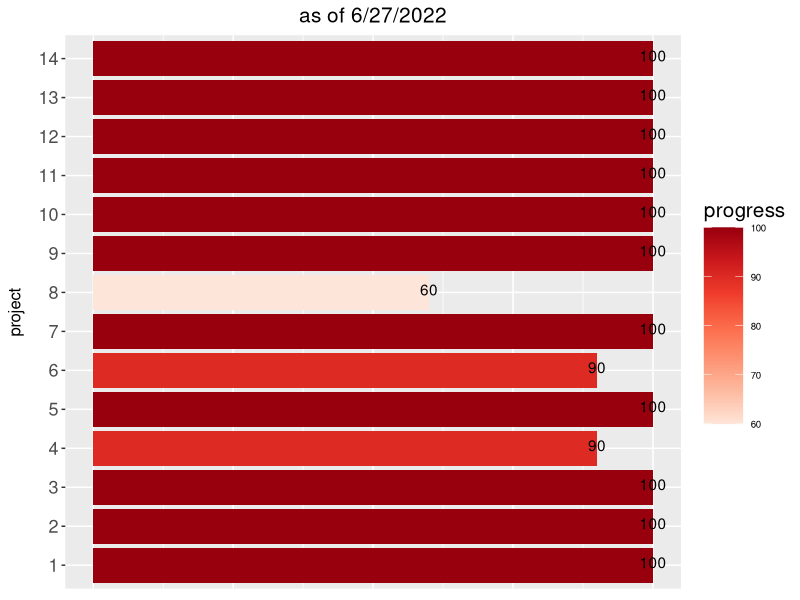

Recreate this plot in R.
## ---- chunk 1
knitr::opts_chunk$set(echo = TRUE)
library(tidyverse)
## ---- chunk 2
###### https://rstudio-pubs-static.s3.amazonaws.com/215319_ac67755c296b441dac7b24b48fc30156.html
project_progress=data.frame(project=seq(1,14), progress=c(100, 100, 100, 90, 100, 90, 100, 60, 100, 100, 100, 100,100,100))
bp.y <- ggplot(data =project_progress, aes(x = factor(project), y = progress)) + 
    geom_bar(stat = "identity", aes(fill = progress))+ 
  labs(x = "project")+
  geom_text(aes(label=progress), position=position_dodge(width=0.8), vjust=0.25, color="black")+  # add numbers over bars+
coord_flip()+ 
 theme_gray() +
    theme(axis.title.x = element_blank(), axis.text.x = element_blank(),
          axis.ticks.x = element_blank(), axis.text.y = element_text(size = 13), 
          axis.title.y = element_text(size = 12, margin = margin(0,10,0,0), angle =90 ), # this adjusts "project" on y axis 
          legend.position="none") + 
    scale_fill_distiller(name = "progress", palette = "Reds", direction = 1) + 
  theme(legend.position = "right", legend.direction = "vertical",
          legend.title = element_text(size = 15), legend.key.size = unit(1,"cm"),
          legend.text = element_text(size = 7))+
  ggtitle("as of 6/27/2022")+
  theme(plot.title = element_text(hjust = 0.5, size=15)) #center the title
bp.y
